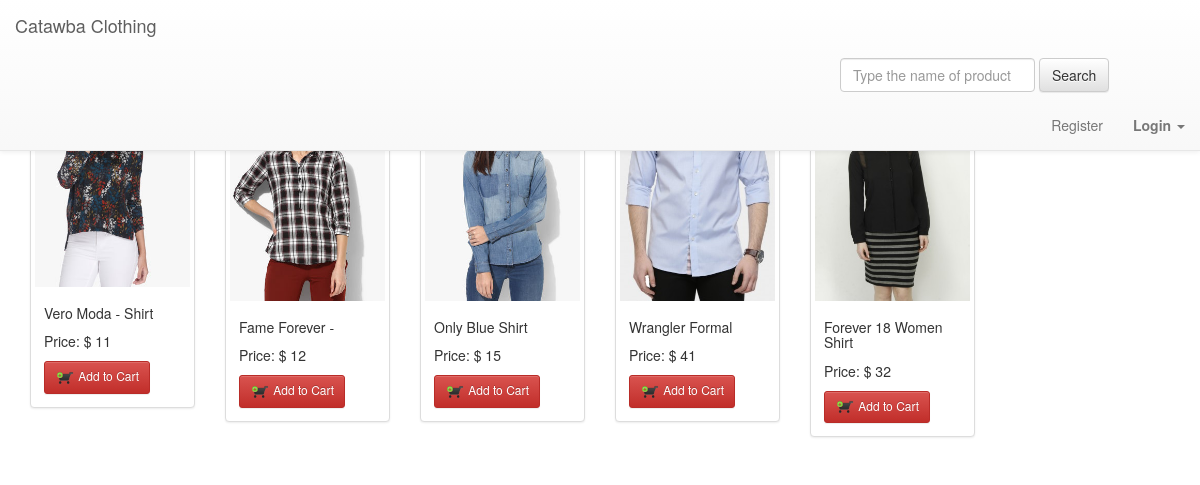
/PHP_Files/index.php, run on the app's committed database.
### tables this page shows
CREATE TABLE `products` (
  `product_id` varchar(255) NOT NULL,
  `product_name` varchar(255) NOT NULL,
  `product_price` int(10) NOT NULL,
  `product_donor` varchar(255) NOT NULL,
  `status` tinyint(1) NOT NULL,
  `image` varchar(255) NOT NULL
);

### PHP_Files/index.php (the view, shortened to what this page needs)
    <html>
    <head>
        <link rel="stylesheet" href="https://maxcdn.bootstrapcdn.com/bootstrap/3.3.7/css/bootstrap.min.css">
        <link rel="stylesheet" href="https://maxcdn.bootstrapcdn.com/bootstrap/3.3.7/css/bootstrap-theme.min.css">
    </head>
    <body>
        <nav class="navbar navbar-default navbar-fixed-top">
            <div class="container-fluid">
                <div class="navbar-header">
                    <a class="navbar-brand" href="index.php">Catawba Clothing</a>
                </div>
                <div class="collapse navbar-collapse" id="bs-example-navbar-collapse-1">
                    <form class="navbar-form navbar-left" method="POST" action="">
                        <div class="form-group" style="margin-left:810px;">
                            <input type="text" class="form-control" name="search" placeholder="Type the name of product">
                        </div>
                        <button type="submit" class="btn btn-default">Search</button>
                    </form>
                    <ul class="nav navbar-nav navbar-right">
                        <li><a href="register.php">Register</a></li>
                        <li class="dropdown">
                            <a href="#" class="dropdown-toggle" data-toggle="dropdown"><b>Login</b> <span class="caret"></span></a>
                        </li>
                    </ul>
                </div>
            </div>
        </nav>
        <div class="container">
            <div class="row">
                <?php
require_once('./authen.php');
    $srch = $_POST['search'];
    if(isset($_POST['search'])) {
            $query = "SELECT * FROM `products` WHERE product_name LIKE '%$srch%'  AND status=0 ";
    }
    else {
    $query='SELECT * FROM `products`  WHERE status = 0';
        }
			$res=mysqli_query($conn,$query);
			while($data1=mysqli_fetch_array($res)) {
				?>
               <?php
                $img = "images/".$data1['image'];
             ?>
                    <form action="indexaddproduct.php" method="GET">
                        <div class="col-sm-3 col-md-2">
                            <div class="thumbnail">
                                <img src="<?php echo $img; ?>" alt="Blue Jeans">
                                <div class="caption">
                                    <h5>
                                        <?php echo $data1['product_name']; ?>
                                    </h5>
                                    <p>Price: $
                                        <?php echo $data1['product_price']  ?>
                                    </p>
                                    <button class="btn btn-danger btn-sm">
     <img src="images/cart%20icon.png" width="20" /> Add to Cart
</button>
                                </div>
                            </div>
                        </div>
                    </form>
                    <?php
			}
    ?>
            </div>
        </div>
    </body>
    </html>

### PHP_Files/index.php (style rules this page uses)
body { padding-top: 70px; }

### data on the page
products: image (picture), product_name "Vero Moda - Shirt", product_price "11"
products: image (picture), product_name "Fame Forever -", product_price "12"
products: image (picture), product_name "Only Blue Shirt", product_price "15"
products: image (picture), product_name "Wrangler Formal", product_price "41"
products: image (picture), product_name "Forever 18 Women Shirt", product_price "32"
